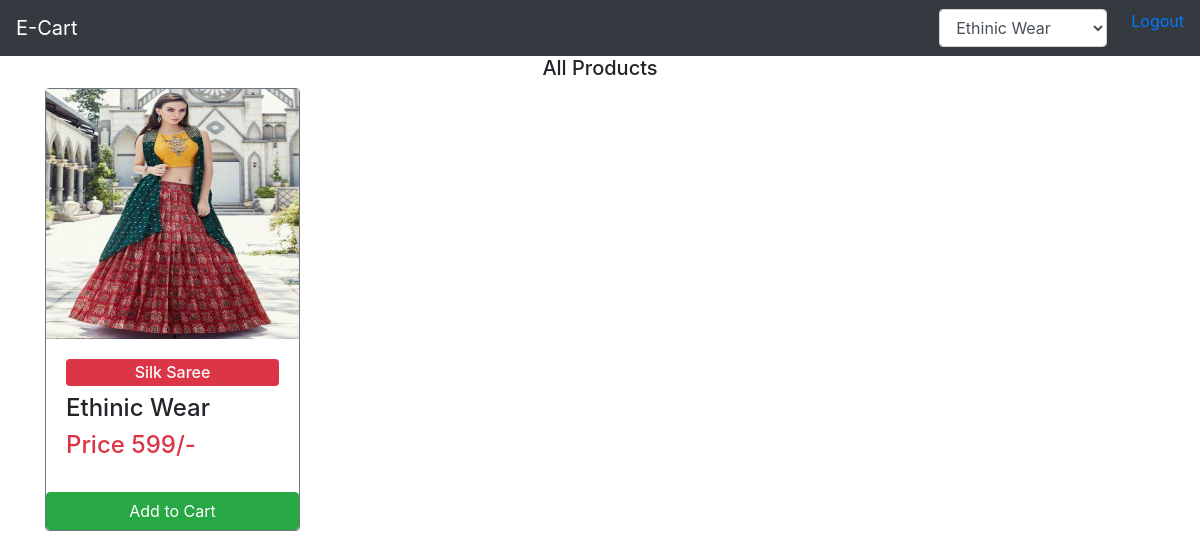
/User/showproduct.php?catId=18, run on the app's committed database.
### tables this page shows
CREATE TABLE `tblproduct` (
  `productid` int(11) NOT NULL,
  `productname` varchar(50) NOT NULL,
  `categoryid` int(11) NOT NULL,
  `price` int(11) NOT NULL,
  `image` varchar(1000) NOT NULL
);

CREATE TABLE `tblcategory` (
  `categoryid` int(11) NOT NULL,
  `categoryname` varchar(50) NOT NULL
);

### User/showproduct.php (the view, shortened to what this page needs)
<?php
    include "../connection.php";
?>
<!DOCTYPE html>
<html lang="en">
<head>
  <link rel="stylesheet" href="https://maxcdn.bootstrapcdn.com/bootstrap/4.0.0/css/bootstrap.min.css"
>
</head>
<body>
  <nav class="navbar navbar-expand-lg navbar-light bg-light navbar-dark bg-dark">
    <a class="navbar-brand" href="#">E-Cart</a>
    <div class="collapse navbar-collapse" id="navbarNavDropdown">
      <ul class="navbar-nav ml-auto">
        <li class="mx-4" >
        <select name="categoryid" class="form-control" onchange="changeCat(this)" >
              <?php
                        $query = "SELECT * FROM `tblcategory`";
                        $res = mysqli_query($conn, $query);
                        while($row = mysqli_fetch_assoc($res)){
                    ?>
              <option value="<?php echo $row["categoryid"] ?>"
                <?php if(isset($_REQUEST['catId'])){ if($row['categoryid'] == $_REQUEST['catId']){ echo "selected"; } } ?>>
                <?php echo $row['categoryname'] ?>
                </option>
              <?php
                        }
                    ?>
            </select>
        </li>
        <li> <a href="logout.php">Logout</a></li>
      </ul>
    </div>
  </nav>
  <h5 class="text-center">All Products</h5>
  <div class="container">
    <div class="row1 row" id="result">
      <?php
      if(isset($_REQUEST['catId'])){
        $sql = "SELECT * FROM tblproduct WHERE categoryid = ".$_REQUEST['catId'];
      }else{
        $sql = "SELECT * FROM tblproduct";
      }
        $result  = $conn->query($sql);
        while($row=$result->fetch_assoc()){
    ?>
      <div class="col-md-3 mb-2">
        <div class="card border-secondary ">
          <img src="<?php  echo "../Admin/".$row['image']; ?>" style="width:100%;height:250px" class="img-responsive"
            alt="Cinque Terre">
          <div class="card-body">
            <h6 class="text-light bg-danger text-center rounded p-1"><?php echo $row['productname'] ?></h6>
            <?php
                        $qry = "SELECT categoryname FROM tblcategory WHERE categoryid=".$row['categoryid'];
                        $res = mysqli_query($conn,$qry);
                        while($row2 = mysqli_fetch_assoc($res)){
                    ?>
            <h4>
              <td><?php echo $row2['categoryname']; ?></td>
            </h4>
            <?php
                        }
                    ?>
            <h4 class="card-title text-danger">Price <?php echo $row['price']; ?>/-</h4>
          </div>
          <a href="#" class="btn btn-success btn-block">Add to Cart</a>
        </div>
      </div>
      <?php } ?>
    </div>
  </div>
</body>
</html>

### User/showproduct.php (style rules this page uses)
.row1 { display: flex; }

### data on the page
tblproduct: image (picture), productname "Silk Saree", price "599"
tblcategory: categoryname "Ethinic Wear"

### other printed values
form field categoryid "Ethinic Wear"
